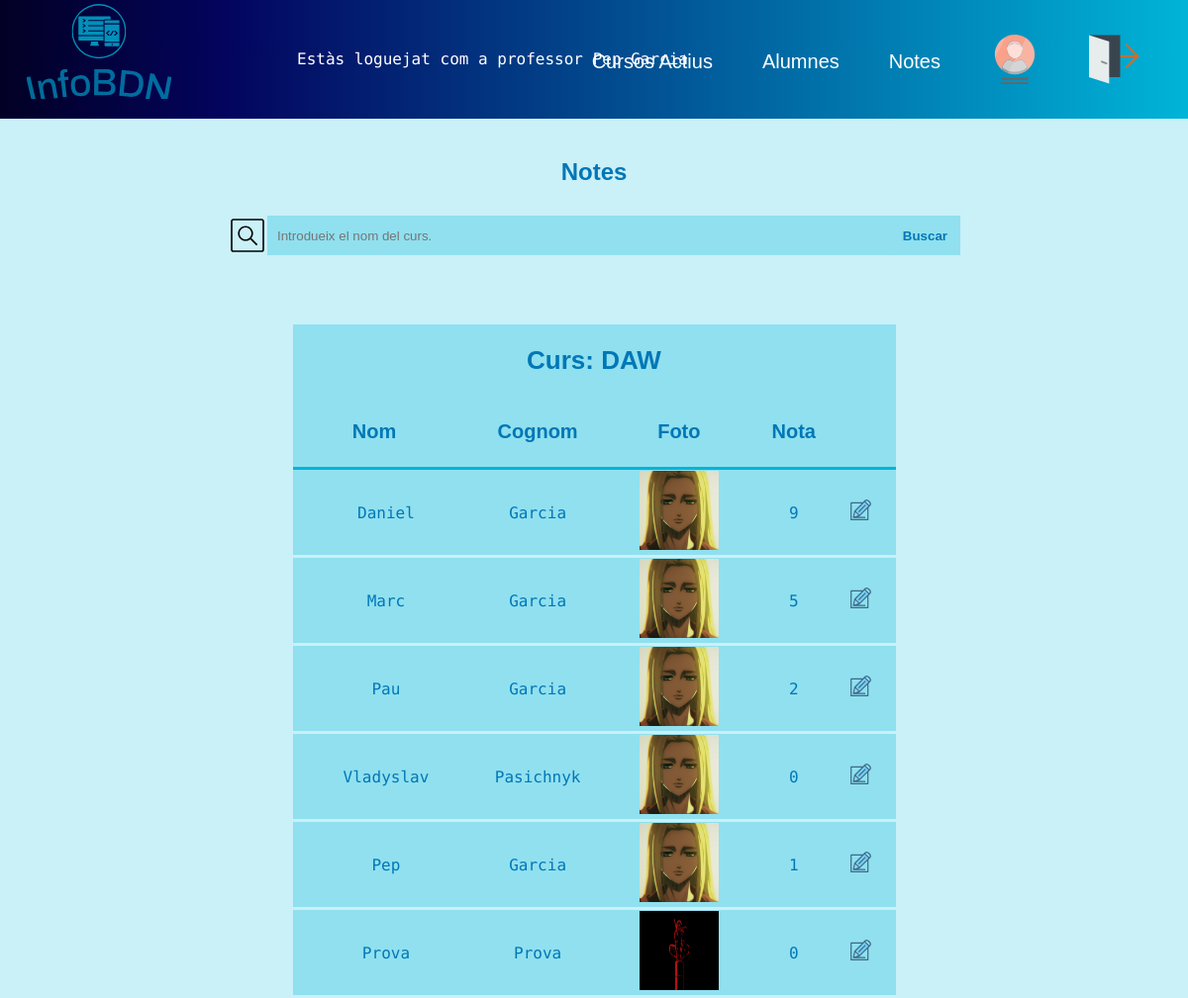
Screenshot of /InfoBDN/notes_prof.php (signed in) with the database file from the repository.
### tables this page shows
CREATE TABLE `cursos` (
  `Codi` int(3) NOT NULL,
  `Nom` varchar(100) NOT NULL,
  `Descripcio` varchar(800) NOT NULL,
  `Horres_durara` int(3) NOT NULL,
  `Data_inici` date NOT NULL,
  `Data_final` date NOT NULL,
  `DNI_prof` varchar(12) NOT NULL,
  `Actiu` varchar(2) NOT NULL DEFAULT 'si',
  `Foto` varchar(100) NOT NULL
);

CREATE TABLE `alumnes` (
  `DNI` varchar(12) NOT NULL,
  `Nom` varchar(20) NOT NULL,
  `Cognoms` varchar(20) NOT NULL,
  `Edat` int(3) NOT NULL,
  `Foto` varchar(255) NOT NULL,
  `Mail` varchar(55) NOT NULL,
  `password` varchar(100) NOT NULL
);

CREATE TABLE `matricula` (
  `DNI_alum` varchar(12) NOT NULL,
  `Codi_curs` int(3) NOT NULL,
  `nota` int(2) NOT NULL
);

### InfoBDN/notes_prof.php (the view, shortened to what this page needs)
<!DOCTYPE html>
<html lang="ca">
<head>
    <link rel="stylesheet" href="style.css">
</head>
<body>
    <?php
    include "functions.php";
    $fechaActual = date('Y-m-d');
    if (isset($_SESSION["email"]) && $_SESSION["role"] == "prof") {
        $dni = $_SESSION['dni'];
        $bddcon = getBddConn();
        if ($_POST) {
            displayMenuProf();
            echo "<h1 class='pageTitles'>Notes</h1>";
            displaySearchBarProfNotes();
            $nom = $_POST['search'];
            $sql = "SELECT * FROM cursos WHERE Actiu like 'si' and '$fechaActual'>Data_final and DNI_prof like '$dni' and Nom LIKE '%$nom%'";
            $consulta = mysqli_query($bddcon, $sql);
            $numlines = mysqli_num_rows($consulta);
            if ($numlines < 1) {
                echo "<div class='noCursFinalMsg'> Encara no tens cursos que han finalitzat</div>";
            } else {
                for ($i = 0; $i < $numlines; $i++) {
                    echo "<table class='cursTable'>";
                    $curs = mysqli_fetch_assoc($consulta);
                    $codiCurs = $curs['Codi'];
                    $nomCurs = $curs['Nom'];
                    $sql2 = "SELECT * FROM matricula WHERE Codi_curs like '$codiCurs'";
                    $consulta2 = mysqli_query($bddcon, $sql2);
                    $numlines2 = mysqli_num_rows($consulta2);
                    echo "<tr><th class='cursTitle' colspan='5'>Curs: " . $nomCurs . "</th></tr>";
                    echo "<tr>
                            <th>Nom</th>
                            <th>Cognom</th>
                            <th>Foto</th>
                            <th>Nota</th>
                            <th></th>
                            </tr>";
                    for ($a = 0; $a < $numlines2; $a++) {
                        $matricula = mysqli_fetch_assoc($consulta2);
                        $dniAlu = $matricula['DNI_alum'];
                        $sql3 = "SELECT * FROM alumnes WHERE dni like '$dniAlu'";
                        $consulta3 = mysqli_query($bddcon, $sql3);
                        $alumne = mysqli_fetch_assoc($consulta3);
                        $sql4 = "SELECT * FROM matricula WHERE DNI_alum like '$dniAlu' and Codi_curs like '$codiCurs'";
                        $consulta4 = mysqli_query($bddcon, $sql4);
                        $alumneConNota = mysqli_fetch_assoc($consulta4);
                        echo "<tr>
                                <td>" . $alumne['Nom'] . "</td>
                                <td>" . $alumne['Cognoms'] . "</td>
                                <td><img class='profile_foto' src='" . $alumne['Foto'] . "'></td>
                                <td>" . $alumneConNota['nota'] . "</td>
                                <td><a href='editnota_prof.php?dni=" . $alumne['DNI'] . "&codi=" . $codiCurs . "'><img src='./img/editnota.svg'></a></td>
                            </tr>";
                    }
                    echo "</table>";
                }
            }
        } else {
            echo "<h1 class='pageTitles'>Notes</h1>";
            $sql = "SELECT * FROM cursos WHERE Actiu like 'si' and Data_final<'$fechaActual' and DNI_prof like '$dni'";
            $consulta = mysqli_query($bddcon, $sql);
            $numlines = mysqli_num_rows($consulta);
            if ($numlines < 1) {
                echo "<div class='noCursFinalMsg'> Encara no tens cursos que han finalitzat</div>";
            } else {
                for ($i = 0; $i < $numlines; $i++) {
                    echo "<table class='cursTable'>";
                    $curs = mysqli_fetch_assoc($consulta);
                    $codiCurs = $curs['Codi'];
                    $nomCurs = $curs['Nom'];
                    $sql2 = "SELECT * FROM matricula WHERE Codi_curs like '$codiCurs'";
                    $consulta2 = mysqli_query($bddcon, $sql2);
                    $numlines2 = mysqli_num_rows($consulta2);
                    echo "<tr><th class='cursTitle' colspan='5'>Curs: " . $nomCurs . "</th></tr>";
                    echo "<tr>
                            <th>Nom</th>
                            <th>Cognom</th>
                            <th>Foto</th>
                            <th>Nota</th>
                            <th></th>
                            </tr>";
                    for ($a = 0; $a < $numlines2; $a++) {
                        $matricula = mysqli_fetch_assoc($consulta2);
                        $dniAlu = $matricula['DNI_alum'];
                        $sql3 = "SELECT * FROM alumnes WHERE dni like '$dniAlu'";
                        $consulta3 = mysqli_query($bddcon, $sql3);
                        $alumne = mysqli_fetch_assoc($consulta3);
                        $sql4 = "SELECT * FROM matricula WHERE DNI_alum like '$dniAlu' and Codi_curs like '$codiCurs'";
                        $consulta4 = mysqli_query($bddcon, $sql4);
                        $alumneConNota = mysqli_fetch_assoc($consulta4);
                        echo "<tr>
                                <td>" . $alumne['Nom'] . "</td>
                                <td>" . $alumne['Cognoms'] . "</td>
                                <td><img class='profile_foto' src='" . $alumne['Foto'] . "'></td>
                                <td>" . $alumneConNota['nota'] . "</td>
                                <td><a href='editnota_prof.php?dni=" . $alumne['DNI'] . "&codi=" . $codiCurs . "'><img src='./img/editnota.svg'></a></td>
                            </tr>";
                    }
                    echo "</table>";
                }
            }
        }
    } else {
        echo "<p>Has d'estar valiat per veure aquesta pàgina</p>";
        echo "<META HTTP-EQUIV='REFRESH' CONTENT='3;URL=login_admin.php'>";
    }
    ?>
</body>
</html>

### InfoBDN/style.css (style rules this page uses)
body { background-color: #caf0f8; display: flex; flex-direction: column; align-items: center; margin: 0; font-family: 'Roboto Mono'; color: #0077b6; }
h1 { font-family: 'Fengardo Neue', sans-serif; font-size: 24px; margin-bottom: 50px; }
a { text-decoration: none; color: #0077b6; font-family: 'Fengardo Neue', sans-serif; font-size: 20px; }
.profile_foto { width: 80px; height: 80px; }
table { background-color: #90e0ef; padding: 2rem; border-collapse: collapse; }
th { font-weight: bold; font-family: 'Fengardo Neue', sans-serif; font-size: 20px; text-align: center; height: 40px; padding: 1rem; border-bottom: 3px solid #00b4d8; }
tr { border-bottom: 3px solid #caf0f8; }
tr:first-of-type { border-bottom: 0px; }
td { font-family: 'Roboto Mono'; font-size: 16px; text-align: center; max-width: 400px; }
td:last-child { padding-right: 25px; }
td:first-child { padding-left: 25px; }
.cursTitle { text-align: center; font-weight: bolder; font-size: 16px; border-bottom: 0px; }
.cursTable { padding-top: 1rem; margin-top: 80px; min-width: 609px; }
.cursTitle { font-size: 26px; }
.cursTable:first-of-type { margin-top: 0px; }
.pageTitles { margin-top: 40px; margin-bottom: 0px; }

### rows the page displays
cursos: Nom "DAW"
alumnes: Nom "Daniel", Cognoms "Garcia", Foto (picture), matricula.nota "9"
alumnes: Nom "Marc", Cognoms "Garcia", Foto (picture), matricula.nota "5"
alumnes: Nom "Pau", Cognoms "Garcia", Foto (picture), matricula.nota "2"
alumnes: Nom "Vladyslav", Cognoms "Pasichnyk", Foto (picture), matricula.nota "0"
alumnes: Nom "Pep", Cognoms "Garcia", Foto (picture), matricula.nota "1"
alumnes: Nom "Prova", Cognoms "Prova", Foto (picture), matricula.nota "0"

### other values shown
$_SESSION['nom'] "Pep"
$_SESSION['cognoms'] "Garcia"
